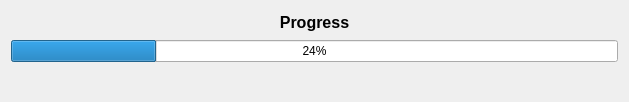
<?xml version="1.0" encoding="UTF-8"?>
<ui version="4.0">
 <class>Dialog</class>
 <widget class="QDialog" name="Dialog">
  <property name="geometry">
   <rect>
    <x>0</x>
    <y>0</y>
    <width>629</width>
    <height>102</height>
   </rect>
  </property>
  <property name="windowTitle">
   <string>Dialog</string>
  </property>
  <layout class="QVBoxLayout" name="verticalLayout">
   <item>
    <widget class="QLabel" name="label">
     <property name="maximumSize">
      <size>
       <width>16777215</width>
       <height>30</height>
      </size>
     </property>
     <property name="font">
      <font>
       <pointsize>12</pointsize>
       <weight>75</weight>
       <bold>true</bold>
      </font>
     </property>
     <property name="text">
      <string>Progress</string>
     </property>
     <property name="alignment">
      <set>Qt::AlignCenter</set>
     </property>
    </widget>
   </item>
   <item>
    <widget class="QProgressBar" name="progressBar">
     <property name="value">
      <number>24</number>
     </property>
    </widget>
   </item>
   <item>
    <widget class="QLabel" name="label_filename">
     <property name="maximumSize">
      <size>
       <width>16777215</width>
       <height>30</height>
      </size>
     </property>
     <property name="text">
      <string/>
     </property>
     <property name="alignment">
      <set>Qt::AlignCenter</set>
     </property>
    </widget>
   </item>
  </layout>
 </widget>
 <resources/>
 <connections/>
</ui>
